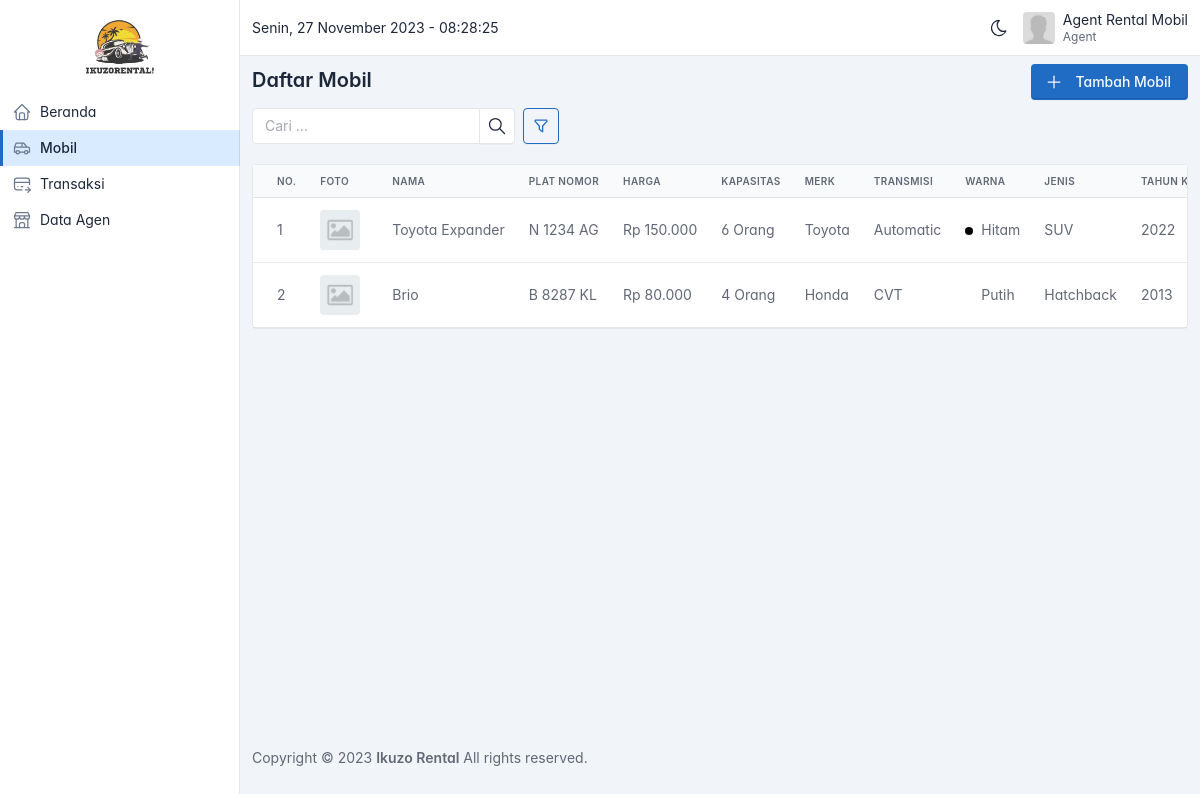
Page /agent/mobil.php (signed in) on the committed database.
### tables this page shows
CREATE TABLE `mobil` (
  `id` bigint(20) UNSIGNED NOT NULL,
  `agen_id` bigint(20) UNSIGNED NOT NULL,
  `merk_id` bigint(20) UNSIGNED NOT NULL,
  `jenis_id` bigint(20) UNSIGNED NOT NULL,
  `transmisi_id` bigint(20) UNSIGNED NOT NULL,
  `warna_id` bigint(20) UNSIGNED NOT NULL,
  `cc_id` bigint(20) UNSIGNED NOT NULL,
  `nama` varchar(255) NOT NULL,
  `plat_nomor` varchar(255) NOT NULL,
  `tahun` varchar(255) DEFAULT NULL,
  `harga` bigint(20) NOT NULL,
  `kapasitas` int(11) NOT NULL,
  `foto` varchar(255) DEFAULT NULL,
  `status` varchar(255) NOT NULL DEFAULT 'available'
);

CREATE TABLE `merk_mobil` (
  `id` bigint(20) UNSIGNED NOT NULL,
  `nama` varchar(255) NOT NULL
);

CREATE TABLE `transmisi` (
  `id` bigint(20) UNSIGNED NOT NULL,
  `nama` varchar(255) NOT NULL
);

CREATE TABLE `warna` (
  `id` bigint(20) UNSIGNED NOT NULL,
  `nama` varchar(255) NOT NULL,
  `kode` varchar(255) NOT NULL
);

CREATE TABLE `jenis_mobil` (
  `id` bigint(20) UNSIGNED NOT NULL,
  `nama` varchar(255) NOT NULL
);

### helper/helpers.php (called while the page is built, shortened)
<?php
function asset($path)
{
  $request_uri = $_SERVER['REQUEST_URI'];
  $array = explode('/', $request_uri);
  $app_url = $array[0] . '/' . $array[1];
  return $app_url . '/assets/' . $path;
}
function format_rupiah($angka)
{
  $hasil_rupiah = "Rp " . number_format($angka, 0, ',', '.');
  return $hasil_rupiah;
}

### agent/mobil.php (the view, shortened to what this page needs)
<?php
include('partials/header.php');
$agent_id = $_SESSION['user']['agen_id'];
$query = "
  SELECT
    mobil.*,
    merk_mobil.nama AS merk,
    jenis_mobil.nama AS jenis,
    transmisi.nama AS transmisi,
    warna.nama AS warna,
    warna.kode AS kode_warna
  FROM mobil
  JOIN merk_mobil ON merk_mobil.id = mobil.merk_id
  JOIN jenis_mobil ON jenis_mobil.id = mobil.jenis_id
  JOIN transmisi ON transmisi.id = mobil.transmisi_id
  JOIN warna ON warna.id = mobil.warna_id
  WHERE mobil.agen_id = $agent_id
";
$result = $conn->query($query);
$cars = $result->fetch_all(MYSQLI_ASSOC);
?>
  <div class="page-header d-print-none mt-2">
    <div class="container-xl">
      <div class="row g-2 align-items-center">
        <div class="col">
          <h3 class="page-title">
            Daftar Mobil
          </h3>
        </div>
        <div class="col-auto ms-auto d-print-none">
          <div class="btn-list d-flex">
            <a href="tambah-mobil.php" class="btn btn-primary d-none d-sm-inline-block"
              id="btnAdd">
              Tambah Mobil
            </a>
          </div>
        </div>
      </div>
      <div class="row g-2 align-items-center">
        <div class="col col-sm-8 col-md-6 col-xl-4 mt-3 d-flex">
          <div class="input-group me-2">
            <input type="text" class="form-control" placeholder="Cari ..." id="inputSearch"
              value="<?= $_GET['q'] ?? '' ?>">
            <button class="btn btn-icon" type="button" id="btnSearch">
            </button>
          </div>
          <a href="#" class="btn btn-outline-primary btn-icon" data-bs-toggle="modal"
            data-bs-target="#modal-option">
          </a>
        </div>
      </div>
    </div>
  </div>
  <div class="page-body">
    <div class="container-xl">
      <div class="row">
        <div class="col">
          <div class="card">
            <div class="table-responsive">
              <table class="table card-table table-vcenter text-nowrap datatable">
                <thead>
                  <tr>
                    <th>No.</th>
                    <th>Foto</th>
                    <th>Nama</th>
                    <th>Plat Nomor</th>
                    <th>Harga</th>
                    <th>Kapasitas</th>
                    <th>Merk</th>
                    <th>Transmisi</th>
                    <th>Warna</th>
                    <th>Jenis</th>
                    <th>Tahun Keluaran</th>
                  </tr>
                </thead>
                <tbody>
                  <?php foreach ($cars as $index => $car) : ?>
                    <tr class="text-muted">
                      <td>
                        <?= $index + 1 ?>
                      </td>
                      <td>
                        <a class="avatar me-2 image-preview cursor-pointer"
                          data-fslightbox="image-<?= $index + 1 ?>"
                          href="<?= asset($car['foto'] != '' ? $car['foto'] : 'images/default.png') ?>"
                          style="background-image: url(<?= asset($car['foto'] != '' ? $car['foto'] : 'images/default.png') ?>)">
                        </a>
                      </td>
                      <td>
                        <span <?= add_title_tooltip($car['nama'], 24) ?>>
                          <?= mb_strimwidth($car['nama'], 0, 24, '...') ?>
                        </span>
                      </td>
                      <td>
                        <span <?= add_title_tooltip($car['plat_nomor'], 24) ?>>
                          <?= mb_strimwidth($car['plat_nomor'], 0, 24, '...') ?>
                        </span>
                      </td>
                      <td>
                        <?= format_rupiah($car['harga']) ?>
                      </td>
                      <td>
                        <?= $car['kapasitas'] ?> Orang
                      </td>
                      <td>
                        <?= $car['merk'] ?>
                      </td>
                      <td>
                        <?= $car['transmisi'] ?>
                      </td>
                      <td>
                        <span class="badge me-1" style="background-color: <?= $car['kode_warna'] ?>;"></span>
                        <?= $car['warna'] ?>
                      </td>
                      <td>
                        <?= $car['jenis'] ?>
                      </td>
                      <td>
                        <?= $car['tahun'] ?>
                      </td>
                    </tr>
                  <?php endforeach ?>
                </tbody>
              </table>
            </div>
          </div>
        </div>
      </div>
    </div>
  </div>
<?php include('partials/footer.php') ?>

### agent/partials/header.php (style rules this page uses)
body { font-feature-settings: "cv03", "cv04", "cv11"; }

### agent/mobil.php (style rules this page uses)
.image-preview { background-color: transparent; }

### rows in the picture
mobil: nama "Toyota Expander", plat_nomor "N 1234 AG", harga "Rp 150.000", kapasitas "6", merk.nama "Toyota", transmisi.nama "Automatic", warna.nama "Hitam", jenis.nama "SUV", tahun "2022"
mobil: nama "Brio", plat_nomor "B 8287 KL", harga "Rp 80.000", kapasitas "4", merk.nama "Honda", transmisi.nama "CVT", warna.nama "Putih", jenis.nama "Hatchback", tahun "2013"

### other values in the picture
mb_strimwidth($_SESSION['user']['nama'], 0, 24, '...') "Agent Rental Mobil"
$_SESSION['user']['role'] "Agent"
